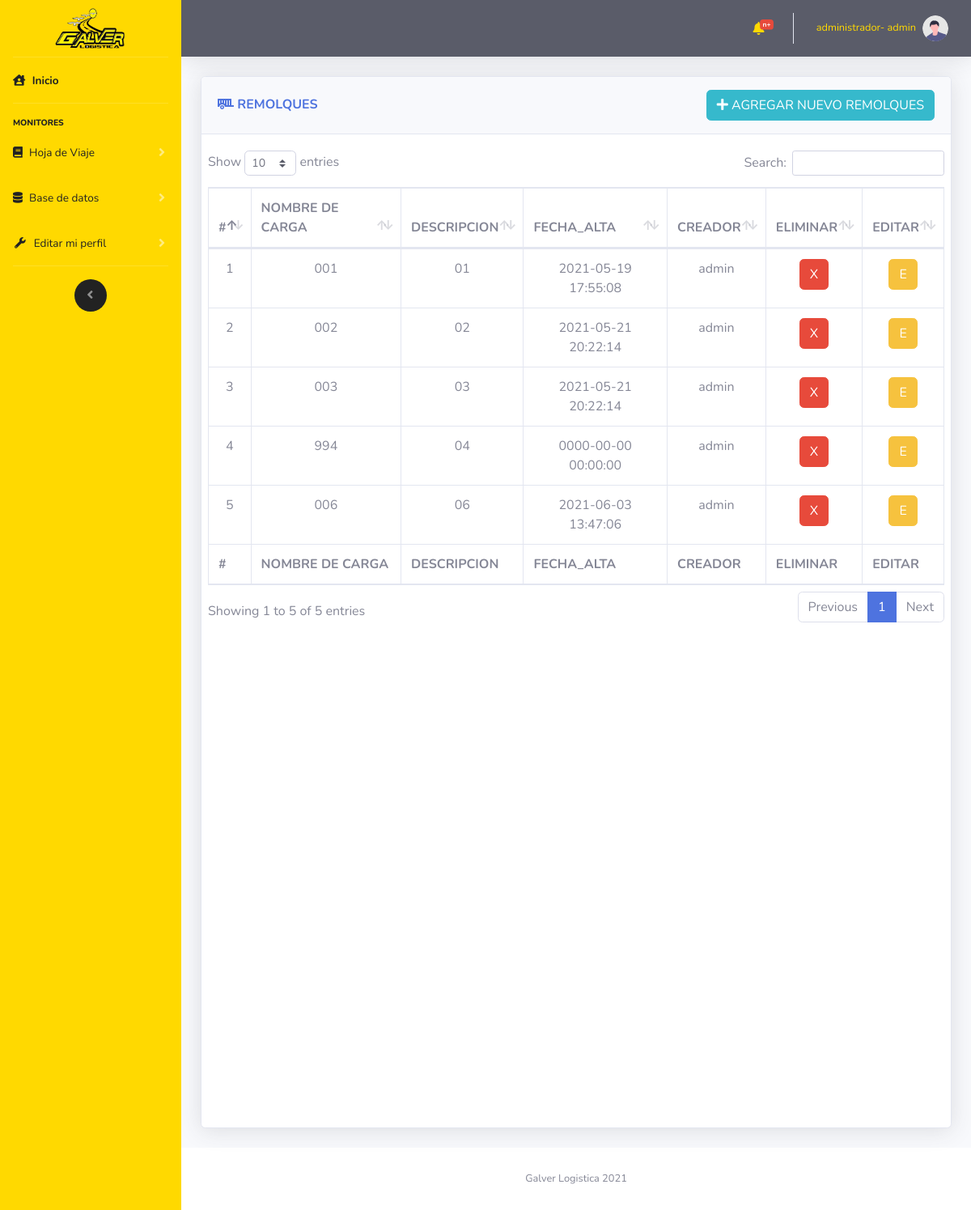
/vistas/CRUD_Remolques.php (signed in), run on the app's committed database.
### tables this page shows
CREATE TABLE `remolque` (
  `remolquePlaca` varchar(50) NOT NULL,
  `remolqueEconomico` varchar(500) NOT NULL,
  `remolqueID` int(11) NOT NULL,
  `remolqueFechaCreacion` datetime NOT NULL,
  `usuarioId` int(11) NOT NULL
);

CREATE TABLE `usuario` (
  `usuarioId` int(11) NOT NULL,
  `usuarioNombre` varchar(30) NOT NULL,
  `usuarioPassword` varchar(20) NOT NULL,
  `usuarioTipoId` int(11) NOT NULL,
  `usuarioCreacion` datetime NOT NULL
);

### controlador/modulos/selects.php (called while the page is built, shortened)
<?php
    function muestraRemolque($mysqli)
    {
        $result = $mysqli->query(
        "SELECT * FROM `remolque`
        INNER JOIN usuario ON usuario.usuarioId= remolque.usuarioId");
        return $result;
    }
?>

### vistas/CRUD_Remolques.php (the view, shortened to what this page needs)
<?php
    include "../import/componentes/head.php";
    include "../import/componentes/navbarLateral.php";
    include "../import/componentes/navbarHorizontal.php";
    include "../controlador/coneccion/config.php";
    include "../controlador/modulos/selects.php";
?>
<div class="container-fluid">
    <div class="row">
            <div class="col-12">
                <div class="card shadow mb-4 card_hdv">
                    <div class="card-header py-3 d-flex flex-row align-items-center justify-content-between">
                        <h6 class="m-0 font-weight-bold text-primary"><i class="fas fa-trailer"></i> REMOLQUES</h6>
                        <button type="button" class="btn btn-info  d-none d-md-block" data-toggle="modal"
                            data-target="#INSERT"><i class="fas fa-plus"></i> AGREGAR NUEVO REMOLQUES</button>
                    </div>
                    <div class="card-body">
                        <div class="chart-area ">
                            <div class="row">
                                <div class="cardScroll table-responsive">
                                    <table class="table table-bordered" id="dataTable" width="100%" cellspacing="0">
                                        <thead>
                                            <tr>
                                                <th scope="col">#</th>
                                                <th scope="col">NOMBRE DE CARGA</th>
                                                <th scope="col">DESCRIPCION</th>
                                                <th scope="col">FECHA_ALTA</th>
                                                <th scope="col">CREADOR</th>
                                                <th scope="col">ELIMINAR</th>
                                                <th scope="col">EDITAR</th>
                                            </tr>
                                        </thead>
                                        <tfoot>
                                            <tr>
                                                <th scope="col">#</th>
                                                <th scope="col">NOMBRE DE CARGA</th>
                                                <th scope="col">DESCRIPCION</th>
                                                <th scope="col">FECHA_ALTA</th>
                                                <th scope="col">CREADOR</th>
                                                <th scope="col">ELIMINAR</th>
                                                <th scope="col">EDITAR</th>
                                            </tr>
                                        </tfoot>
                                        <tbody class=" text-center">
                                            <?php
                                        $datos=muestraRemolque($mysqli);
                                        while ($filas =$datos->fetch_assoc()) {
                                            echo
                                            "<tr>".
                                            "<td>".$filas["remolqueID"]."</td>".
                                            "<td>".$filas["remolqueEconomico"]."</td>".
                                            "<td>".$filas["remolquePlaca"]."</td>".
                                            "<td>".$filas["remolqueFechaCreacion"]."</td>".
                                            "<td>".$filas["usuarioNombre"]."</td>".
                                            "<td><button type='button' class='btn btn-danger' onclick='eliminarRemolque(".$filas["remolqueID"].")')>X</button></td>".
                                            "<td><button type='button' class='btn btn-warning' data-toggle='modal'
                                            data-target='#UPDATE' onclick='editarPaso1Id(".$filas["remolqueID"].")'>E</button></td>".
                                            "</tr>";
                                        }
                                        ?>
                                        </tbody>
                                    </table>
                                </div>
                            </div>
                        </div>
                    </div>
                </div>
            </div>
    </div>
    <?php
        include "../import/componentes/footer.php";
        include "../import/componentes/js/main.php";
    ?>

### vistas/CRUD_Remolques.php (style rules this page uses)
.card_hdv { height: 1300px !important; }
div.cardScroll { width: 1200px; height: 1200px; overflow: auto; }

### data on the page
remolque: remolqueID "1", remolqueEconomico "001", remolquePlaca "01", remolqueFechaCreacion "2021-05-19 17:55:08", usuarioId.usuarioNombre "admin"
remolque: remolqueID "2", remolqueEconomico "002", remolquePlaca "02", remolqueFechaCreacion "2021-05-21 20:22:14", usuarioId.usuarioNombre "admin"
remolque: remolqueID "3", remolqueEconomico "003", remolquePlaca "03", remolqueFechaCreacion "2021-05-21 20:22:14", usuarioId.usuarioNombre "admin"
remolque: remolqueID "4", remolqueEconomico "994", remolquePlaca "04", remolqueFechaCreacion "0000-00-00 00:00:00", usuarioId.usuarioNombre "admin"
remolque: remolqueID "5", remolqueEconomico "006", remolquePlaca "06", remolqueFechaCreacion "2021-06-03 13:47:06", usuarioId.usuarioNombre "admin"

### other printed values
$_SESSION["usuarioTipoCargo"] "administrador"
$_SESSION["usuarioNombre"] "admin"
